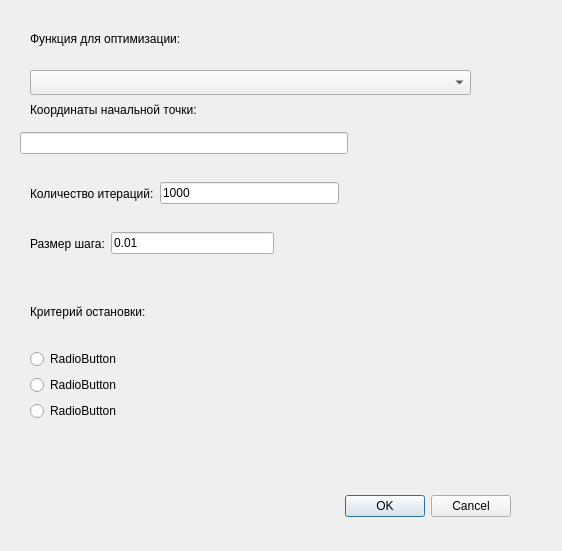
<?xml version="1.0" encoding="UTF-8"?>
<ui version="4.0">
 <class>DialogModel</class>
 <widget class="QDialog" name="DialogModel">
  <property name="geometry">
   <rect>
    <x>0</x>
    <y>0</y>
    <width>562</width>
    <height>551</height>
   </rect>
  </property>
  <property name="windowTitle">
   <string>Dialog</string>
  </property>
  <widget class="QDialogButtonBox" name="buttonBox">
   <property name="geometry">
    <rect>
     <x>170</x>
     <y>490</y>
     <width>341</width>
     <height>32</height>
    </rect>
   </property>
   <property name="orientation">
    <enum>Qt::Horizontal</enum>
   </property>
   <property name="standardButtons">
    <set>QDialogButtonBox::Cancel|QDialogButtonBox::Ok</set>
   </property>
  </widget>
  <widget class="QLabel" name="label">
   <property name="geometry">
    <rect>
     <x>30</x>
     <y>30</y>
     <width>291</width>
     <height>17</height>
    </rect>
   </property>
   <property name="text">
    <string>Функция для оптимизации:</string>
   </property>
  </widget>
  <widget class="QComboBox" name="comboBoxFunc">
   <property name="geometry">
    <rect>
     <x>30</x>
     <y>70</y>
     <width>441</width>
     <height>25</height>
    </rect>
   </property>
  </widget>
  <widget class="QLabel" name="label_2">
   <property name="geometry">
    <rect>
     <x>30</x>
     <y>100</y>
     <width>331</width>
     <height>20</height>
    </rect>
   </property>
   <property name="text">
    <string>Координаты начальной точки:</string>
   </property>
  </widget>
  <widget class="QWidget" name="layoutWidget">
   <property name="geometry">
    <rect>
     <x>20</x>
     <y>130</y>
     <width>328</width>
     <height>27</height>
    </rect>
   </property>
   <layout class="QHBoxLayout" name="horizontalLayout">
    <item>
     <widget class="QLineEdit" name="lineEdit_coords"/>
    </item>
   </layout>
  </widget>
  <widget class="QWidget" name="layoutWidget">
   <property name="geometry">
    <rect>
     <x>30</x>
     <y>180</y>
     <width>309</width>
     <height>27</height>
    </rect>
   </property>
   <layout class="QHBoxLayout" name="horizontalLayout_2">
    <item>
     <widget class="QLabel" name="label_5">
      <property name="text">
       <string>Количество итераций:</string>
      </property>
     </widget>
    </item>
    <item>
     <widget class="QLineEdit" name="lineEdit_iterCount">
      <property name="text">
       <string>1000</string>
      </property>
     </widget>
    </item>
   </layout>
  </widget>
  <widget class="QWidget" name="layoutWidget">
   <property name="geometry">
    <rect>
     <x>30</x>
     <y>230</y>
     <width>244</width>
     <height>27</height>
    </rect>
   </property>
   <layout class="QHBoxLayout" name="horizontalLayout_3">
    <item>
     <widget class="QLabel" name="label_6">
      <property name="text">
       <string>Размер шага:</string>
      </property>
     </widget>
    </item>
    <item>
     <widget class="QLineEdit" name="lineEdit_4">
      <property name="text">
       <string>0.01</string>
      </property>
     </widget>
    </item>
   </layout>
  </widget>
  <widget class="QWidget" name="gridLayoutWidget">
   <property name="geometry">
    <rect>
     <x>30</x>
     <y>280</y>
     <width>271</width>
     <height>141</height>
    </rect>
   </property>
   <layout class="QGridLayout" name="gridLayout">
    <item row="1" column="0">
     <widget class="QRadioButton" name="rb_stop_1">
      <property name="text">
       <string>RadioButton</string>
      </property>
     </widget>
    </item>
    <item row="3" column="0">
     <widget class="QRadioButton" name="rb_stop_3">
      <property name="text">
       <string>RadioButton</string>
      </property>
     </widget>
    </item>
    <item row="2" column="0">
     <widget class="QRadioButton" name="rb_stop_2">
      <property name="text">
       <string>RadioButton</string>
      </property>
     </widget>
    </item>
    <item row="0" column="0">
     <widget class="QLabel" name="label_3">
      <property name="text">
       <string>Критерий остановки:</string>
      </property>
     </widget>
    </item>
   </layout>
  </widget>
 </widget>
 <resources/>
 <connections>
  <connection>
   <sender>buttonBox</sender>
   <signal>accepted()</signal>
   <receiver>DialogModel</receiver>
   <slot>accept()</slot>
   <hints>
    <hint type="sourcelabel">
     <x>248</x>
     <y>254</y>
    </hint>
    <hint type="destinationlabel">
     <x>157</x>
     <y>274</y>
    </hint>
   </hints>
  </connection>
  <connection>
   <sender>buttonBox</sender>
   <signal>rejected()</signal>
   <receiver>DialogModel</receiver>
   <slot>reject()</slot>
   <hints>
    <hint type="sourcelabel">
     <x>316</x>
     <y>260</y>
    </hint>
    <hint type="destinationlabel">
     <x>286</x>
     <y>274</y>
    </hint>
   </hints>
  </connection>
 </connections>
</ui>
